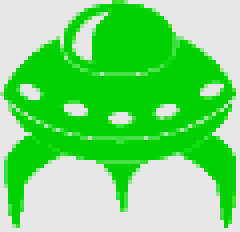
#> input picture aliens/images/alien.bmp, 60 x 58 px, given in place of the camera (shown 4 times larger)
$ python intruder2.py
#> lines starting #> are read from the running program, lines starting #| are printed output that depends on the picture
import cv2, smtplib, ssl
import time

port = 465
password = input("Type your email password and press enter: ")
sender_email = "koksychelmar@gmail.com"
receiver_email = "kaminski.darek@icloud.com"
message = "Intruuuuuuuuuz"
context = ssl.create_default_context()

def send_email():
    with smtplib.SMTP_SSL("smtp.gmail.com", port, context = context) as server:
        server.login("koksychelmar@gmail.com", password)
        server.sendmail(sender_email, receiver_email, message)

def test_email():
    print('sending email')

def start_motion():
    video = cv2.VideoCapture(0)
    static_back = None

    while True:

        motion = 0
        check, frame = video.read()
#> frame is the input picture: shape (58, 60, 3); mean B, G, R 112.2, 219.7, 112.2
        gray = cv2.cvtColor(frame, cv2.COLOR_BGR2GRAY)
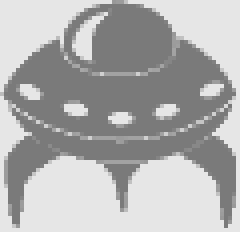
#> gray: shape (58, 60) (shown 4 times larger); min 122, max 230, mean 175.3
        gray = cv2.GaussianBlur(gray, (21, 21), 0)
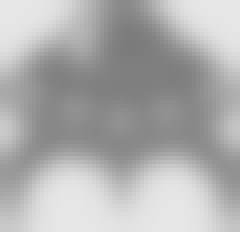
#> gray: shape (58, 60) (shown 4 times larger); min 123, max 230, mean 174.4

        if static_back is None:
            static_back = gray
            continue

        diff_frame = cv2.absdiff(static_back, gray)
        thresh_frame = cv2.threshold(diff_frame, 100, 255, cv2.THRESH_BINARY)[1]
        thresh_frame = cv2.dilate(thresh_frame, None, iterations = 2)
        cnts,_ = cv2.findContours(thresh_frame.copy(),
                                  cv2.RETR_EXTERNAL, cv2.CHAIN_APPROX_SIMPLE)

        for contour in cnts:
            if cv2.contourArea(contour) < 1000:
                continue
            motion = 1

            (x, y, w, h) = cv2.boundingRect(contour)
            cv2.rectangle(frame, (x, y), (x + w, y + h), (0, 255, 0), 3)

        if motion == 1:
            video.release()
            cv2.destroyAllWindows()
            test_email();
            time.sleep(5)
            start_motion()

start_motion()
